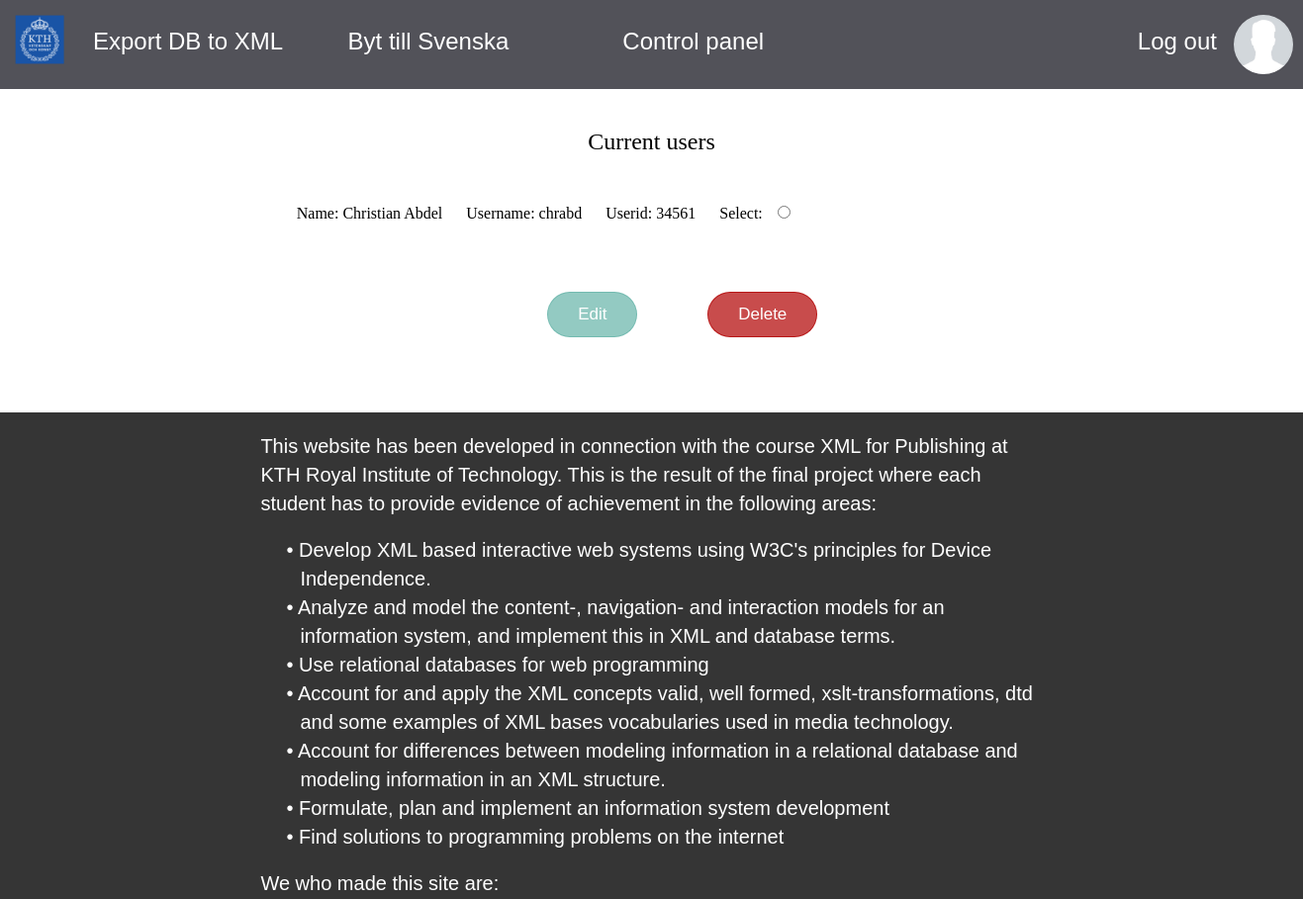
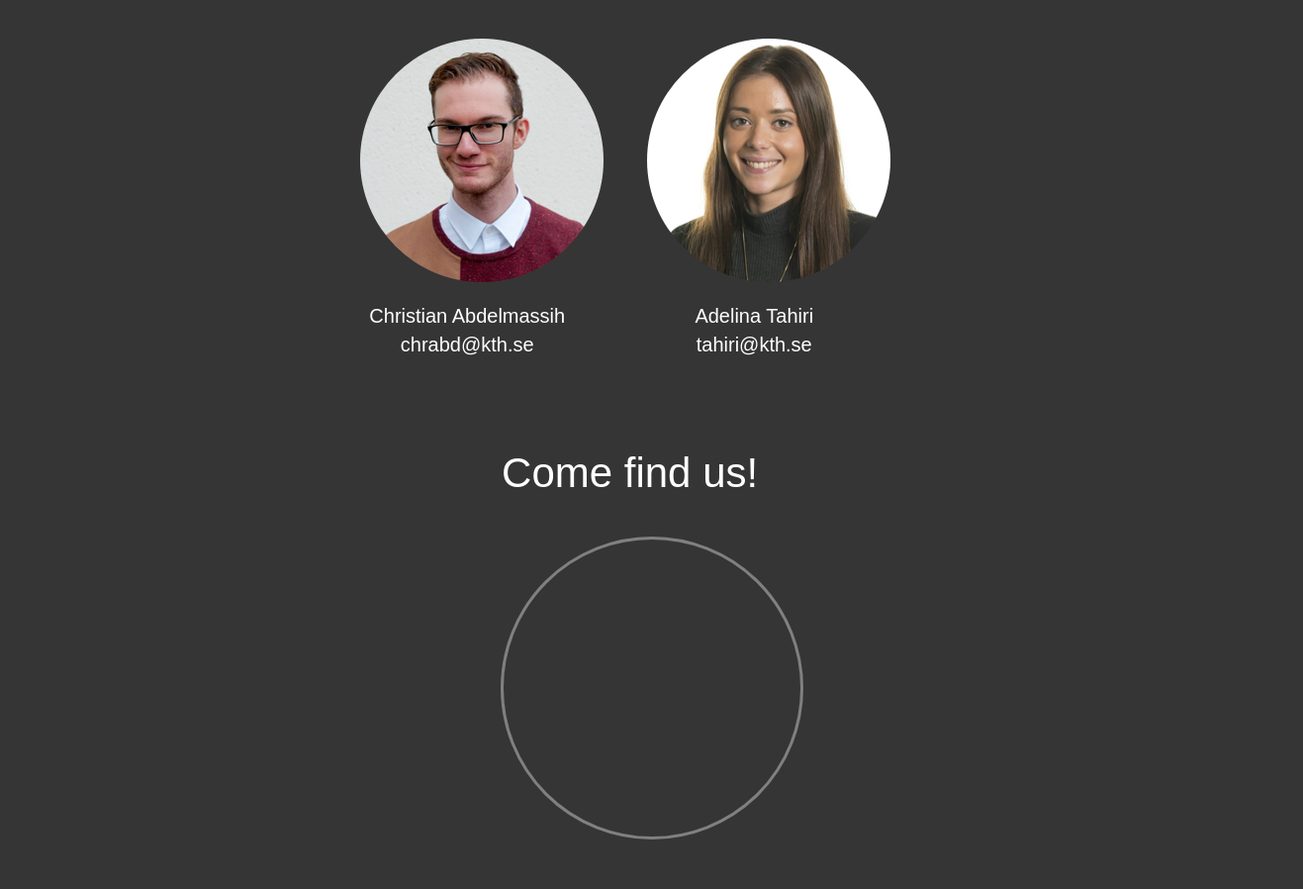
/control_panel.php?choice=edit_user (signed in), run on the app's committed database (2 pictures, top to bottom).
### tables this page shows
CREATE TABLE `Users` (
  `user_id` int(10) unsigned NOT NULL AUTO_INCREMENT,
  `username` varchar(11) NOT NULL DEFAULT '',
  `firstname` varchar(25) NOT NULL DEFAULT '',
  `lastname` varchar(25) NOT NULL DEFAULT '',
  `password` varchar(40) NOT NULL DEFAULT '',
  `pic_name` varchar(50) NOT NULL DEFAULT 'public/profile_pic/example.jpg',
  `about` varchar(300) DEFAULT '',
  `user_type` tinyint(1) NOT NULL DEFAULT '1',
  PRIMARY KEY (`user_id`),
  UNIQUE KEY `UNIQUE` (`username`)
);

### languages_apply2.php (called while the page is built, shortened)
<?php
$xml = simplexml_load_file("languages.xml");
$lang = array();
foreach($xml->children() as $translation) {
    $used_value = $translation->en;
    $attribute_name = (string)$translation['id'];
    $node_value = $used_value;
    $lang[$attribute_name] = $node_value;
}
?>

### connToMySQL.php (called while the page is built, shortened)
<?php
class MySQL_Handler {
	function mysql_connect($print_status = false) {
		$connect = "local";
		if ($connect == "local") {
			$hostname = "127.0.0.1";
			$username = "root";
			$password = "root";
			$db_name = "proj_xml";
			$port = 8889;
			$socket = "/var/run/mysqld/mysqld.sock";
			$conn = mysqli_connect($hostname, $username, $password, $db_name, $port, $socket);
		}
		elseif ($connect == "CSC") {
			$hostname = "localhost";
			$username = "chrabd";
			$password = "chrabd-xmlpub13";
			$db_name = "chrabd";
			$conn = mysqli_connect($hostname, $username, $password, $db_name);
		}
		mysqli_set_charset($conn, 'utf8');
		$this->conn = $conn;
	}
}
?>

### control_panel.php (the view, shortened to what this page needs)
<?php
	require 'header.php';
	$current_title = "";
	$current_intro = "";
	$current_body = "";
	$r = "";
	$g = "";
	$b = "";
	$mode = "";
	if ($_SESSION["logged_in"] == false) {
		header('location:index.php?error=some_error');
		exit();
	}
	else {
			if (isset($_GET["choice"])) {
				if ($_GET["choice"] == "blogpost") {
					if (isset($_GET["id"]) && isset($_GET["mode"]) )  {
						if (is_numeric($_GET["id"]) && $_GET["mode"] == "edit") {
							require 'connToMySQL.php';
							$MySQLObj = new MySQL_Handler();
							$MySQLObj->mysql_connect();
							$MySQLstatement = $MySQLObj->conn->prepare("SELECT COUNT(1) FROM Blog WHERE blogpost_id=?");
							$MySQLstatement->bind_param("s", $_GET["id"]);
							$MySQLstatement->execute();
							$result = $MySQLstatement->get_result();
							$boolean = $result->fetch_row();
							$boolean = $boolean[0];
							if ($boolean == 1) {
								$MySQLstatement->close();
								$MySQLstatement = $MySQLObj->conn->prepare("SELECT * FROM Blog WHERE blogpost_id=?");
								$MySQLstatement->bind_param("s", $_GET["id"]);
								$MySQLstatement->execute();
								$result = $MySQLstatement->get_result();
								$dict = $result->fetch_assoc();
								$current_title = $dict["title"];
								$current_intro = $dict["intro"];
								$current_body = un_text_format_this($dict["body"]);
								$current_image_path = $dict["image_path"];
								$current_overlay_color = $dict["overlay_color"];
								$color_array = explode(", ", $current_overlay_color);
								$r = $color_array[0];
								$g = $color_array[1];
								$b = $color_array[2];
								$mode = "?mode=alter&id=".$_GET["id"];
							}
						}
					}
					?>
					<div id="menu_wrapper">
						<p id="page_title"><?php echo $lang["menu_new_blogpost"];?></p>
						<form method="post" action="blogposter.php<?php echo $mode; ?>" enctype="multipart/form-data">
							<p class="input_descr"><?php echo $lang["blogpost_title"];?></p>
							<input type="text" name="newpost_title" placeholder="<?php echo $lang["blogpost_placeholder_title"]; ?>" value="<?php echo $current_title; ?>" />
							<p class="input_descr"><?php echo $lang["blogpost_intro"];?></p>
							<input type="text" name="newpost_intro" placeholder="<?php echo $lang["blogpost_placeholder_intro"]; ?>" value="<?php echo $current_intro; ?>"/>
							<p class="input_descr"><?php echo $lang["blogpost_body"]; ?></p>
							<textarea name="newpost_body" placeholder="<?php echo $lang["blogpost_placeholder_body"]; ?>"><?php echo $current_body; ?></textarea>
							<p class="input_descr"><tag class="blogpost_image"></tag></p>
							<input type="file" name="fileToUpload" id="fileToUpload" />
							<p class="input_descr"><?php echo $lang["blogpost_banner"]; ?></p>
							<p class="input_descr3"><?php echo $lang["blogpost_banner_descr"]; ?></p>
							<div class="box">
								<p class="input_descr2"><?php echo $lang["blogpost_banner_r"]; ?></p>
								<input type="text" name="in_red" value="<?php echo $r; ?>"/>
							</div>
							<div class="box">
								<p class="input_descr2"><?php echo $lang["blogpost_banner_g"]; ?></p>
								<input type="text" name="in_green" value="<?php echo $g; ?>"/>
							</div>
							<div class="box">
								<p class="input_descr2"><?php echo $lang["blogpost_banner_b"];?></p>
								<input type="text" name="in_blue" value="<?php echo $b; ?>"/>
							</div>
							<button type="submit"><?php echo $lang["post_blogpost"]; ?></button>
						</form>
					</div>
					<style>
						.input_descr, .input_descr2, .input_descr3 {
							font-family: sans-serif;
						}
						.input_descr {
							font-size: 18px;
							margin-top: 30px;
						}
						.input_descr2, .input_descr3 {
							font-size: 14px;
						}
						.box {
							display: inline-block;
							position: relative;
							bottom: 50px;
						}
						#menu_wrapper {
							margin: auto;
	    					width: 60%;
						}
						#page_title {
	    					font-size: 30px;
	    					font-family: Helvetica;
	    					text-align: center;
	    					margin-top: 50px;
						}
						input[type="file"] {
							position: relative;
							bottom: 100px;
						}
						button[type="submit"] {
							text-align: center;
							color: #FFFFFF;
							background-color: #525259;
							border-radius: 40px;
							border: 1px solid #979797;
							font-size: 17px;
							padding: 12px;
							padding-left: 30px;
							padding-right: 30px;
							position: relative;
							left: 100px;
							margin-top: 100px;
							margin-bottom: 60px;
						}
						button[type="submit"]:hover {
							cursor: pointer;
							cursor: hand;
						}
						input[type="text"], textarea {
							padding: 10px;
							border: solid 1px #dcdcdc;
							transition: box-shadow 0.3s, border 0.3s;
							display: block;
							margin: 0;
							width: 100%;
							font-family: sans-serif;
							font-size: 18px;
							appearance: none;
							box-shadow: none;
							border-radius: none;
						}
						input[type="text"]:focus, input[type="text"].focus, textarea:focus, textarea.focus {
							border: solid 1px #707070;
							box-shadow: 0 0 5px 1px #969696;
						}
						input[type="text"]:focus, textarea:focus {
							outline: none;
						}
						textarea {
							height: 300px;
							margin-bottom: 50px;
						}
						input[type="text"]:focus::-webkit-input-placeholder, textarea:focus::-webkit-input-placeholder, textarea:focus::-webkit-input-placeholder {
							color:transparent;
						}
						input[name="in_red"], input[name="in_green"], input[name="in_blue"] {
							width: 3em;
						}
						input[type="file"] {
							position: relative;
							top: 1px;
						}
					</style>
					<?php
				} elseif ($_GET["choice"] == "edit_user" && $_SESSION["user_type"] == 0) {
					?>
						<div id="menu_wrapper">
						<p id="page_title"><?php echo $lang["user_create_current"]; ?></p>
						<form method="post" action="edit_users.php?mode=edit">
					<?php
					require 'connToMySQL.php';
					$MySQLObj = new MySQL_Handler();
					$MySQLObj->mysql_connect();
					$result = $MySQLObj->conn->query("SELECT count(*) FROM Users WHERE user_id <>'".$_SESSION["user_id"]."' AND username <>'admin';");
					$count = $result->fetch_row();
					$count = $count[0];
					$result = $MySQLObj->conn->query("SELECT user_id, username, firstname, lastname, user_type FROM Users WHERE user_id <>'".$_SESSION["user_id"]."' AND username <>'admin';");
					for ($i=0; $i < $count; $i++) {
						$dict = $result->fetch_assoc();
					?>
						<div class="user_box">
							<p><?php echo $lang["user_create_name"].$dict["firstname"];?> <?php echo $dict["lastname"];?></p>
							<p><?php echo $lang["user_create_username"].": ".$dict["username"];?></p>
							<p><?php echo $lang["user_create_id"].": ".$dict["user_id"];?></p>
							<p><?php echo $lang["user_create_select"].": "; ?></p><input type="radio" name="selected_user_id" value="<?php echo $dict["user_id"]; ?>" />
						</div>
					<?php
						}
					?>
					<div id="input_boxes"><input type="submit" value="<?php echo $lang["button_edit"]; ?>" name="edit" /></div>
					<div id="input_boxes"><input type="submit" value="<?php echo $lang["button_delete"]; ?>" name="delete" /></div>
					</form>
					</div>
					<?php
				} else {
					header('location:control_panel.php?error=some_error');
					exit();
				}
				?>
			<?php
			} else {
				header('location:index.php?error=some_error');
			}
			?>
	<?php
	}
?>
<?php
	include 'footer.php';
?>

### data on the page
users: firstname "Christian", lastname "Abdel", username "chrabd", user_id "34561"

### other printed values
$lang['xml_export'] "Export DB to XML"
$lang['control_panel'] "Control panel"
$lang['log_out'] "Log out"
$lang['change_lange'] "Byt till Svenska"
$lang["user_create_current"] "Current users"
$lang["footer_text2"] "Develop XML based interactive web systems using W3C's principles for Device Independence."
$lang["footer_text3"] "Analyze and model the content-, navigation- and interaction models for an information system, and implement this in XML and database terms."
$lang["footer_text4"] "Use relational databases for web programming"
$lang["footer_text5"] "Account for and apply the XML concepts valid, well formed, xslt-transformations, dtd and some examples of XML bases vocabularies used in media technology."
$lang["footer_text6"] "Account for differences between modeling information in a relational database and modeling information in an XML structure."
$lang["footer_text7"] "Formulate, plan and implement an information system development"
$lang["footer_text8"] "Find solutions to programming problems on the internet"
$lang["footer_text9"] "We who made this site are:"
$lang["map_descr"] "Come find us!"
